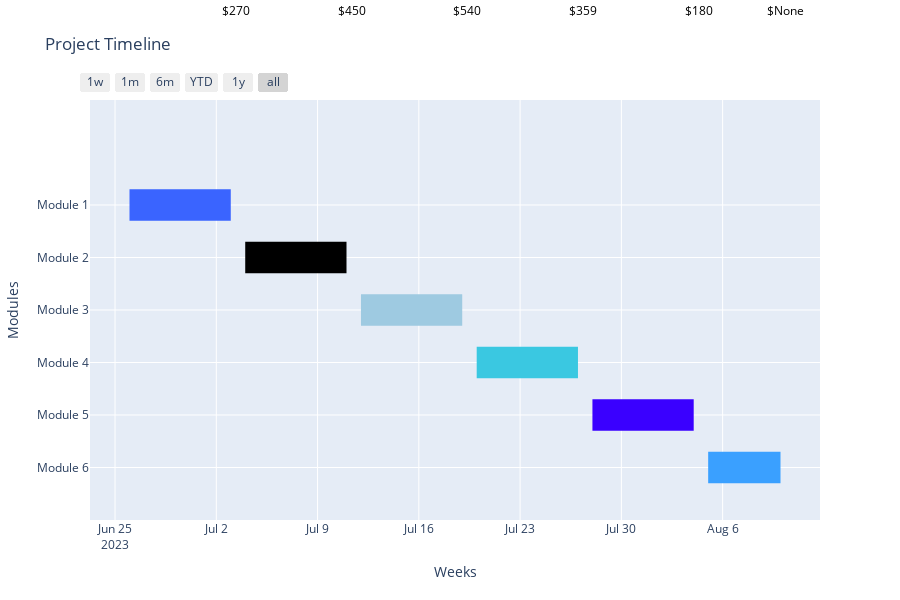

The notebook cell saved with this chart:
### Code cell
import plotly.figure_factory as ff

# Define module names
modules = ['Module 1', 'Module 2', 'Module 3', 'Module 4', 'Module 5', 'Module 6']

# Define start and end dates for each module (in weeks)
start_dates = ['2023-06-26', '2023-07-04', '2023-07-12', '2023-07-20', '2023-07-28', '2023-08-5']
end_dates = ['2023-07-03', '2023-07-11', '2023-07-19', '2023-07-27', '2023-08-4', '2023-08-10']

# Define costs in USD
costs = [270, 450, 540, 359, 180, None]

# Define requirements and other necessary information
requirements = [
'Identity Logo and UI/UX design for Web, App, and Admin Panel',
'Workable Authentication for Admin Panel, Website, and App along with Basic Front-end',
'Complete Seller and Buyer Implementation in App and Web, and Stats Related to Seller/Buyer in Admin Panel',
'Complete Web, App, and Admin Panel',
'Testing',
'Deployment'
]

# Create a list of dictionaries with the data
data = [
{'Task': module, 'Start': start, 'Finish': end, 'Cost': cost, 'Requirements': requirement}
for module, start, end, cost, requirement in zip(modules, start_dates, end_dates, costs, requirements)
]

# Create a Gantt chart figure
fig = ff.create_gantt(
data,
colors=['rgb(158,202,225)', 'rgb(58,200,225)', 'rgb(58,160,255)', 'rgb(58,100,255)', 'rgb(58,0,255)', 'rgb(0,0,0)'],
index_col='Requirements',
title='Project Timeline',
showgrid_x=True,
showgrid_y=True,
bar_width=0.3,
group_tasks=True
)

# Update axis labels
fig.update_layout(
xaxis=dict(title='Weeks'),
yaxis=dict(title='Modules')
)

# Update hovertemplate to show details in the legend
fig.update_traces(hovertemplate='<b>%{text}</b><br>Start: %{x}<br>End: %{y}<br>Cost: $%{customdata[0]}')

# Add cost annotation on the bars
for module, end, cost in zip(modules, end_dates, costs):
    fig.add_annotation(
    x=end,
    y=module,
    text=f"${cost}",
    font=dict(color='black', size=12),
    showarrow=False,
    align='center',
    xshift=5
    )

# Show the Gantt chart
fig.show()

### Figure 1 — Plotly figure (JSON) as saved in the notebook; plotly's stock layout.template omitted (floating-point values rounded to 4 significant figures)
{"data": [{"fill": "toself", "fillcolor": "rgb(0, 0, 0)", "hoverinfo": "name", "hovertemplate": "<b>%{text}</b><br>Start: %{x}<br>End: %{y}<br>Cost: $%{customdata[0]}", "legendgroup": "rgb(0, 0, 0)", "mode": "none", "name": "Workable Authentication for Admin Panel, Website, and App along with Basic Front-end", "showlegend": false, "type": "scatter", "x": ["2023-07-04", "2023-07-11", "2023-07-11", "2023-07-04"], "y": [3.7, 3.7, 4.3, 4.3]}, {"fill": "toself", "fillcolor": "rgb(158, 202, 225)", "hoverinfo": "name", "hovertemplate": "<b>%{text}</b><br>Start: %{x}<br>End: %{y}<br>Cost: $%{customdata[0]}", "legendgroup": "rgb(158, 202, 225)", "mode": "none", "name": "Complete Seller and Buyer Implementation in App and Web, and Stats Related to Seller/Buyer in Admin Panel", "showlegend": false, "type": "scatter", "x": ["2023-07-12", "2023-07-19", "2023-07-19", "2023-07-12"], "y": [2.7, 2.7, 3.3, 3.3]}, {"fill": "toself", "fillcolor": "rgb(58, 0, 255)", "hoverinfo": "name", "hovertemplate": "<b>%{text}</b><br>Start: %{x}<br>End: %{y}<br>Cost: $%{customdata[0]}", "legendgroup": "rgb(58, 0, 255)", "mode": "none", "name": "Testing", "showlegend": false, "type": "scatter", "x": ["2023-07-28", "2023-08-4", "2023-08-4", "2023-07-28"], "y": [0.7, 0.7, 1.3, 1.3]}, {"fill": "toself", "fillcolor": "rgb(58, 100, 255)", "hoverinfo": "name", "hovertemplate": "<b>%{text}</b><br>Start: %{x}<br>End: %{y}<br>Cost: $%{customdata[0]}", "legendgroup": "rgb(58, 100, 255)", "mode": "none", "name": "Identity Logo and UI/UX design for Web, App, and Admin Panel", "showlegend": false, "type": "scatter", "x": ["2023-06-26", "2023-07-03", "2023-07-03", "2023-06-26"], "y": [4.7, 4.7, 5.3, 5.3]}, {"fill": "toself", "fillcolor": "rgb(58, 160, 255)", "hoverinfo": "name", "hovertemplate": "<b>%{text}</b><br>Start: %{x}<br>End: %{y}<br>Cost: $%{customdata[0]}", "legendgroup": "rgb(58, 160, 255)", "mode": "none", "name": "Deployment", "showlegend": false, "type": "scatter", "x": ["2023-08-5", "2023-08-10", "2023-08-10", "2023-08-5"], "y": [-0.3, -0.3, 0.3, 0.3]}, {"fill": "toself", "fillcolor": "rgb(58, 200, 225)", "hoverinfo": "name", "hovertemplate": "<b>%{text}</b><br>Start: %{x}<br>End: %{y}<br>Cost: $%{customdata[0]}", "legendgroup": "rgb(58, 200, 225)", "mode": "none", "name": "Complete Web, App, and Admin Panel", "showlegend": false, "type": "scatter", "x": ["2023-07-20", "2023-07-27", "2023-07-27", "2023-07-20"], "y": [1.7, 1.7, 2.3, 2.3]}, {"hovertemplate": "<b>%{text}</b><br>Start: %{x}<br>End: %{y}<br>Cost: $%{customdata[0]}", "legendgroup": "rgb(0, 0, 0)", "marker": {"color": "rgb(0, 0, 0)", "opacity": 0, "size": 1}, "mode": "markers", "name": "", "showlegend": false, "text": [null, null], "type": "scatter", "x": ["2023-07-04", "2023-07-11"], "y": [4, 4]}, {"hovertemplate": "<b>%{text}</b><br>Start: %{x}<br>End: %{y}<br>Cost: $%{customdata[0]}", "legendgroup": "rgb(158, 202, 225)", "marker": {"color": "rgb(158, 202, 225)", "opacity": 0, "size": 1}, "mode": "markers", "name": "", "showlegend": false, "text": [null, null], "type": "scatter", "x": ["2023-07-12", "2023-07-19"], "y": [3, 3]}, {"hovertemplate": "<b>%{text}</b><br>Start: %{x}<br>End: %{y}<br>Cost: $%{customdata[0]}", "legendgroup": "rgb(58, 0, 255)", "marker": {"color": "rgb(58, 0, 255)", "opacity": 0, "size": 1}, "mode": "markers", "name": "", "showlegend": false, "text": [null, null], "type": "scatter", "x": ["2023-07-28", "2023-08-4"], "y": [1, 1]}, {"hovertemplate": "<b>%{text}</b><br>Start: %{x}<br>End: %{y}<br>Cost: $%{customdata[0]}", "legendgroup": "rgb(58, 100, 255)", "marker": {"color": "rgb(58, 100, 255)", "opacity": 0, "size": 1}, "mode": "markers", "name": "", "showlegend": false, "text": [null, null], "type": "scatter", "x": ["2023-06-26", "2023-07-03"], "y": [5, 5]}, {"hovertemplate": "<b>%{text}</b><br>Start: %{x}<br>End: %{y}<br>Cost: $%{customdata[0]}", "legendgroup": "rgb(58, 160, 255)", "marker": {"color": "rgb(58, 160, 255)", "opacity": 0, "size": 1}, "mode": "markers", "name": "", "showlegend": false, "text": [null, null], "type": "scatter", "x": ["2023-08-5", "2023-08-10"], "y": [0, 0]}, {"hovertemplate": "<b>%{text}</b><br>Start: %{x}<br>End: %{y}<br>Cost: $%{customdata[0]}", "legendgroup": "rgb(58, 200, 225)", "marker": {"color": "rgb(58, 200, 225)", "opacity": 0, "size": 1}, "mode": "markers", "name": "", "showlegend": false, "text": [null, null], "type": "scatter", "x": ["2023-07-20", "2023-07-27"], "y": [2, 2]}], "layout": {"annotations": [{"align": "center", "font": {"color": "black", "size": 12}, "showarrow": false, "text": "$270", "x": "2023-07-03", "xshift": 5, "y": "Module 1"}, {"align": "center", "font": {"color": "black", "size": 12}, "showarrow": false, "text": "$450", "x": "2023-07-11", "xshift": 5, "y": "Module 2"}, {"align": "center", "font": {"color": "black", "size": 12}, "showarrow": false, "text": "$540", "x": "2023-07-19", "xshift": 5, "y": "Module 3"}, {"align": "center", "font": {"color": "black", "size": 12}, "showarrow": false, "text": "$359", "x": "2023-07-27", "xshift": 5, "y": "Module 4"}, {"align": "center", "font": {"color": "black", "size": 12}, "showarrow": false, "text": "$180", "x": "2023-08-4", "xshift": 5, "y": "Module 5"}, {"align": "center", "font": {"color": "black", "size": 12}, "showarrow": false, "text": "$None", "x": "2023-08-10", "xshift": 5, "y": "Module 6"}], "height": 600, "hovermode": "closest", "showlegend": false, "title": {"text": "Project Timeline"}, "xaxis": {"rangeselector": {"buttons": [{"count": 7, "label": "1w", "step": "day", "stepmode": "backward"}, {"count": 1, "label": "1m", "step": "month", "stepmode": "backward"}, {"count": 6, "label": "6m", "step": "month", "stepmode": "backward"}, {"count": 1, "label": "YTD", "step": "year", "stepmode": "todate"}, {"count": 1, "label": "1y", "step": "year", "stepmode": "backward"}, {"step": "all"}]}, "showgrid": true, "title": {"text": "Weeks"}, "type": "date", "zeroline": false}, "yaxis": {"autorange": false, "range": [-1, 7], "showgrid": true, "ticktext": ["Module 6", "Module 5", "Module 4", "Module 3", "Module 2", "Module 1"], "tickvals": [0, 1, 2, 3, 4, 5], "title": {"text": "Modules"}, "zeroline": false}}}
